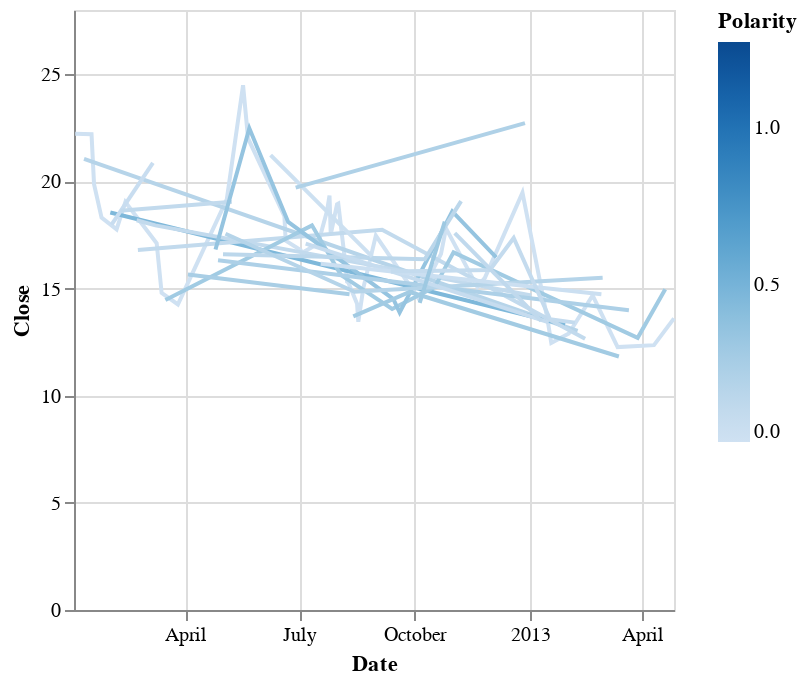

Here is the notebook cell this chart was saved with:
### Code cell
import altair as alt 

alt.Chart(merged).mark_line().encode(
    x='Date',
    y='Close',
    color='Polarity'
)

### Figure 1 — Vega-Lite specification as saved in the notebook (floating-point values rounded to 4 significant figures; data arrays with more than 128 entries replaced by an {"elided": "..."} marker saying what was removed)
{"config": {"view": {"continuousWidth": 300, "continuousHeight": 300}}, "data": {"name": "data-47cd522013a6041d2184b5b7ba6542f6"}, "mark": {"type": "line"}, "encoding": {"color": {"field": "Polarity", "type": "quantitative"}, "x": {"field": "Date", "type": "temporal"}, "y": {"field": "Close", "type": "quantitative"}}, "$schema": "https://vega.github.io/schema/vega-lite/v5.8.0.json", "datasets": {"data-47cd522013a6041d2184b5b7ba6542f6": {"elided": "330 records"}}}
